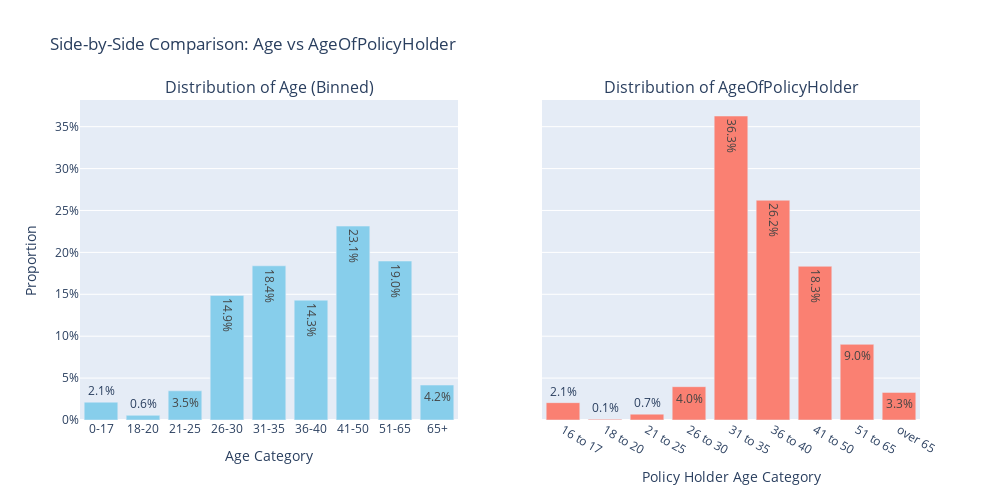

The notebook cell this image was saved under:
### Markdown cell above
We have some outliers but they are plausible and their percentage is not very large. 
Actually, Age and AgeofPolicyHolder seems to be the same. Let's check it

### Code cell
# Bornes et labels
bins = [0, 17, 20, 25, 30, 35, 40, 50, 65, float('inf')]
labels = ['0-17','18-20','21-25', '26-30', '31-35', '36-40', '41-50', '51-65', '65+']

# Discrétisation de la variable Age
data['Age_Binned'] = pd.cut(data['Age'], bins=bins, labels=labels, right=False)

# 3Distribution (%) pour Age (discrétisé)
dist_age = (
    data['Age_Binned']
    .value_counts(normalize=True)
    .sort_index()
    .reset_index()
    .rename(columns={'index': 'Category', 'Age_Binned': 'Proportion'})
)
dist_age.columns = ['Category', 'Proportion']

# Distribution (%) pour AgeOfPolicyHolder (déjà catégorielle)
dist_policy = (
    data['AgeOfPolicyHolder']
    .value_counts(normalize=True)
    .sort_index()
    .reset_index()
    .rename(columns={'index': 'Category', 'AgeOfPolicyHolder': 'Proportion'})
)
dist_policy.columns = ['Category', 'Proportion']

# Création de sous-graphiques côte à côte
fig = make_subplots(
    rows=1, cols=2,
    subplot_titles=("Distribution of Age (Binned)", "Distribution of AgeOfPolicyHolder"),
    shared_yaxes=True
)

# Ajout du graphique pour Age
fig.add_trace(
    go.Bar(
        x=dist_age['Category'],
        y=dist_age['Proportion'],
        text=[f"{p:.1%}" for p in dist_age['Proportion']],
        textposition='auto',
        marker_color='skyblue',
        name='Age'
    ),
    row=1, col=1
)

# Ajout du graphique pour AgeOfPolicyHolder
fig.add_trace(
    go.Bar(
        x=dist_policy['Category'],
        y=dist_policy['Proportion'],
        text=[f"{p:.1%}" for p in dist_policy['Proportion']],
        textposition='auto',
        marker_color='salmon',
        name='AgeOfPolicyHolder'
    ),
    row=1, col=2
)

# Mise en forme
fig.update_layout(
    title_text="Side-by-Side Comparison: Age vs AgeOfPolicyHolder",
    showlegend=False,
    yaxis_tickformat='.0%',
    height=500,
    width=1000
)

fig.update_xaxes(title_text="Age Category", row=1, col=1)
fig.update_xaxes(title_text="Policy Holder Age Category", row=1, col=2)
fig.update_yaxes(title_text="Proportion", row=1, col=1)

fig.show()

### Figure 1 — Plotly figure (JSON) as saved in the notebook; plotly's stock layout.template omitted (floating-point values rounded to 4 significant figures)
{"data": [{"marker": {"color": "skyblue"}, "name": "Age", "text": ["2.1%", "0.6%", "3.5%", "14.9%", "18.4%", "14.3%", "23.1%", "19.0%", "4.2%"], "textposition": "auto", "type": "bar", "x": ["0-17", "18-20", "21-25", "26-30", "31-35", "36-40", "41-50", "51-65", "65+"], "xaxis": "x", "y": [0.02127, 0.005578, 0.03483, 0.1486, 0.184, 0.1429, 0.2314, 0.1897, 0.0417], "yaxis": "y"}, {"marker": {"color": "salmon"}, "name": "AgeOfPolicyHolder", "text": ["2.1%", "0.1%", "0.7%", "4.0%", "36.3%", "26.2%", "18.3%", "9.0%", "3.3%"], "textposition": "auto", "type": "bar", "x": ["16 to 17", "18 to 20", "21 to 25", "26 to 30", "31 to 35", "36 to 40", "41 to 50", "51 to 65", "over 65"], "xaxis": "x2", "y": [0.02069, 0.0009728, 0.007004, 0.03976, 0.3627, 0.2622, 0.1834, 0.09028, 0.03295], "yaxis": "y2"}], "layout": {"annotations": [{"font": {"size": 16}, "showarrow": false, "text": "Distribution of Age (Binned)", "x": 0.225, "xanchor": "center", "xref": "paper", "y": 1, "yanchor": "bottom", "yref": "paper"}, {"font": {"size": 16}, "showarrow": false, "text": "Distribution of AgeOfPolicyHolder", "x": 0.775, "xanchor": "center", "xref": "paper", "y": 1, "yanchor": "bottom", "yref": "paper"}], "height": 500, "showlegend": false, "title": {"text": "Side-by-Side Comparison: Age vs AgeOfPolicyHolder"}, "width": 1000, "xaxis": {"anchor": "y", "domain": [0, 0.45], "title": {"text": "Age Category"}}, "xaxis2": {"anchor": "y2", "domain": [0.55, 1], "title": {"text": "Policy Holder Age Category"}}, "yaxis": {"anchor": "x", "domain": [0, 1], "tickformat": ".0%", "title": {"text": "Proportion"}}, "yaxis2": {"anchor": "x2", "domain": [0, 1], "matches": "y", "showticklabels": false}}}
